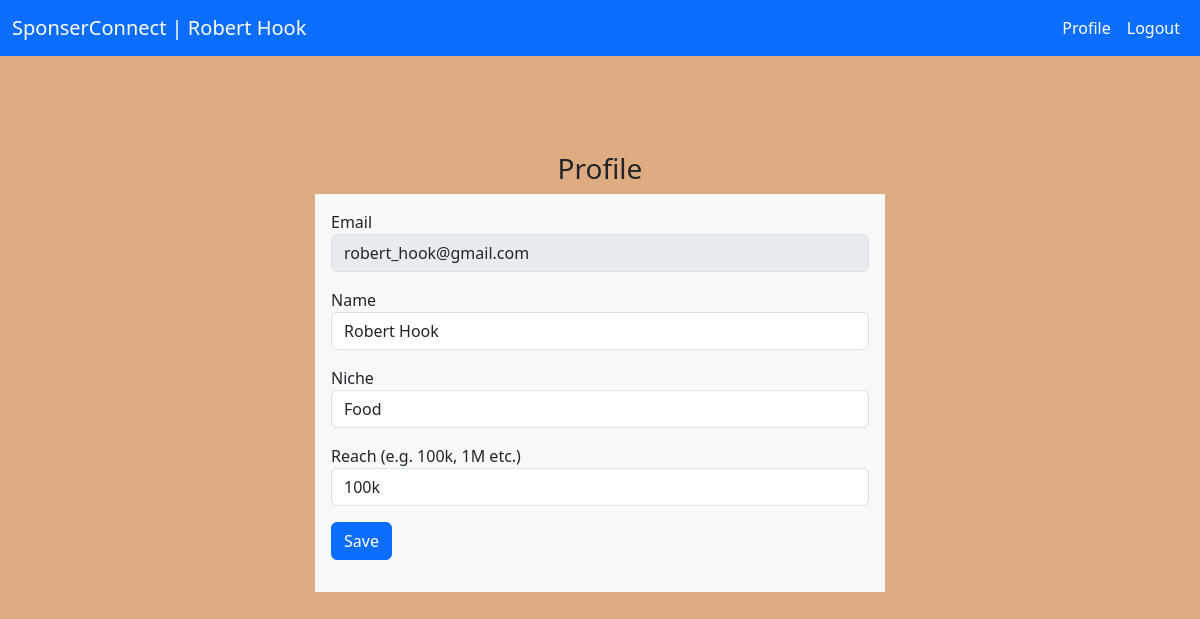
Screenshot of /influencer/profile (signed in) with the database file from the repository.
### models.py (models this page shows)
class Influencer(db.Model):
    __tablename__ = 'influencers'
    id = db.Column(db.Integer, primary_key=True)
    name = db.Column(db.String(120))
    email = db.Column(db.String(120), unique=True, nullable=False)
    password = db.Column(db.String(200))
    niche = db.Column(db.String(120))
    reach = db.Column(db.String(120))

### views.py (the view, shortened to what this page needs)
@app.route('/influencer/profile', methods = ['GET','POST'])
@confirm_influencer
def influencer_profile():
    id = session.get("i_id")
    i = Influencer.query.get(id)
    if not i:
        flash("Profile not found!")
        return redirect(url_for('influencer_dashboard'))
    return render_template('influencer_profile.html', profile = i)

### views.py (called while the page is built)
def confirm_influencer(view_function):
    @wraps(view_function)
    def decorated_function(*args, **kwargs):
        if 'i_name' and 'i_id' in session:
            return view_function(*args, **kwargs)
        else:
            flash('Influencer login required!')
            return redirect(url_for('influencer_login'))
    return decorated_function

### templates/influencer_profile.html (shortened to what this page needs)
<!DOCTYPE html>
<html lang="en">
<head>
  <link href="https://cdn.jsdelivr.net/npm/bootstrap@5.3.3/dist/css/bootstrap.min.css" rel="stylesheet">
  <link rel="stylesheet" href="https://cdn.jsdelivr.net/npm/bootstrap@5.3.3/dist/css/bootstrap.min.css">
  <link rel="stylesheet" type="text/css" href="{{ url_for('static', filename='style.css') }}">
</head>
<body style="background:#DEAC80;">
  <nav class="navbar bg-primary navbar-expand-lg" data-bs-theme="dark">
    <div class="container-fluid">
      <a class="navbar-brand" href="/influencer/dashboard">SponserConnect | {{profile.name}}</a>
      <div class="collapse navbar-collapse justify-content-end">
        <div class="navbar-nav">
          <a class="nav-link active" href="/influencer/profile">Profile</a>
          <a class="nav-link active" href="/influencer/logout">Logout</a>
        </div>
      </div>
    </div>
  </nav>
  <div class="container mt-5">
    <h3 class="text-center">Profile</h3>
    <div class="row justify-content-center">
      <div class="col-md-6 bg-light p-3">
        <form action="/influencer/profile" method="post">
          <div class="mb-3">
            <label for="email">Email</label>
            <input type="email" class="form-control" id="email" name="email" disabled value="{{profile.email}}">
        </div>
            <div class="mb-3">
                <label for="name">Name</label>
                <input type="text" class="form-control" id="name" name="name" required value="{{profile.name}}">
            </div>
            <div class="mb-3">
                <label for="niche">Niche</label>
                <input type="text" class="form-control" id="niche" name="niche" required value="{{profile.niche}}">
            </div>
            <div class="mb-3">
                <label for="reach">Reach (e.g. 100k, 1M etc.)</label>
                <input type="text" class="form-control" id="reach" name="reach" required value="{{profile.reach}}">
            </div>
            <button type="submit" class="btn btn-primary mb-3">Save</button>
        </form>
        </div>
    </div>
  </div>
</body>
</html>

### rows the page displays
Influencer: name "Robert Hook", email "robert_hook@gmail.com", niche "Food", reach "100k"
